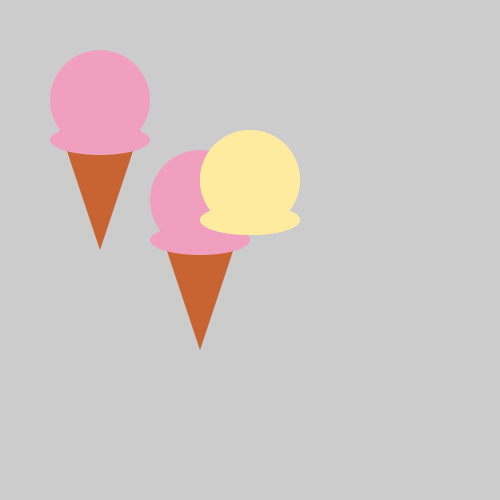
Frame 1 (no input)
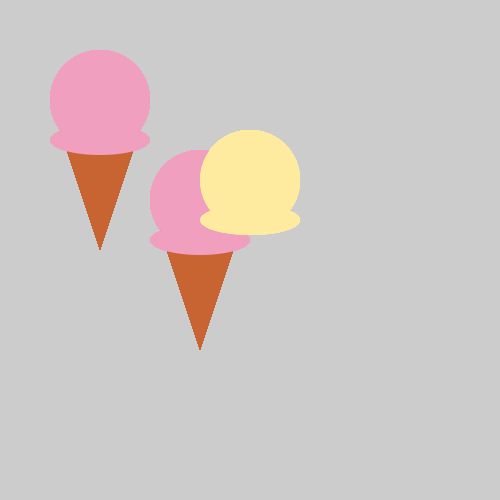
Frame 60 (the mouse pressed at the canvas centre just before this capture)
Frame 120 (the mouse held since frame 60 and released just before this capture): identical to frame 60, image omitted

The Processing sketch that drew these frames (run headless with seeded random() and noise(); from frame 60 on, the mouse is pressed at the canvas centre):

// Processing sketch: ice_cream
// ── ice_cream.pde
void setup() {
 size(500, 500); 
}

void draw() {
  drawCone(200,200);
 drawCone(100,100);
} 
  
  void drawCone(int x, int y) {
  // make some ice cream!
  noStroke(); 
  
  fill(200,100,50);
  triangle(x,y+ 150,x+40,y+30,x-40,y+30);
  
  fill(240,160,190);
  ellipse(x,y,100,100);
  ellipse(x,y+40,100,30);
  
  fill(255,235,160);
  ellipse(250,180,100,100);
  ellipse(250,220,100,30);
  
  

  
}
